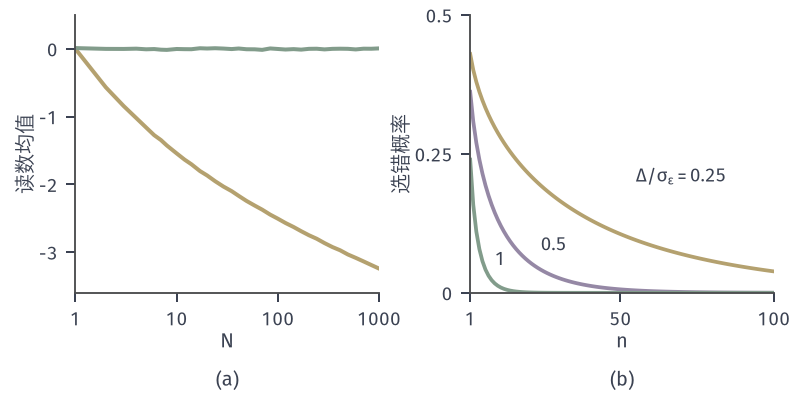

Write the Python code that produced this figure.
from pathlib import Path
import sys
ROOT = next(p for p in Path(__file__).resolve().parents if (p/'build.sh').is_file() and (p/'tex/book.tex').is_file())
sys.path.insert(0, str(ROOT/'figures/00-shared/mathematical-preliminaries-upper/00-shared/comprehension-figures'))
from support import figure, save, BLUE, GREEN, YELLOW, RED, PURPLE, INK, MUTED, GRID, BLUE_FILL, GREEN_FILL, YELLOW_FILL, RED_FILL, PURPLE_FILL
import numpy as np
HERE = Path(__file__).resolve().parent
STROKE = '#4C4D4F'
def panel(fig, left, right, top, bottom, wspace=.25):
    fig.set_layout_engine(None)
    fig.subplots_adjust(left=left, right=right, top=top, bottom=bottom, wspace=wspace)
def tags(fig, axes):
    for ax, s in zip(axes, ('(a)', '(b)', '(c)', '(d)')):
        p = ax.get_position(); fig.text((p.x0+p.x1)/2, .015, s, ha='center', va='bottom')
def rastrigin(X, Y): return 20+X**2+Y**2-10*np.cos(2*np.pi*X)-10*np.cos(2*np.pi*Y)
# (a) N 个真实代价都为 0、噪声 N(0,1) 的候选，最低读数的均值及复核读数的均值；(b) 差为 Delta 的两候选，各读 n 次后选错的概率
from math import erfc
rng=np.random.default_rng(9); Ns=np.unique(np.round(np.logspace(0,3,40)).astype(int)); m=[]; re=[]
for n in Ns:
    z=rng.standard_normal((20000,int(n))); m.append(z.min(1).mean()); re.append(rng.standard_normal(20000).mean())
fig,axes=figure(width_mm=112,height_mm=56,ncols=2); panel(fig,.095,.975,.96,.26,.3)
a=axes[0]; a.axhline(0,color=RED,lw=.0); a.plot(Ns,m,color=YELLOW,lw=1.6); a.plot(Ns,re,color=GREEN,lw=1.6); a.set_xscale('log'); a.set_xlim(1,1000); a.set_ylim(-3.6,.5); a.set_xticks([1,10,100,1000]); a.set_xticklabels(['1','10','100','1000']); a.minorticks_off(); a.set_yticks([-3,-2,-1,0]); a.set_xlabel('候选数 $N$'.replace('候选数 ',''),labelpad=1); a.set_ylabel('读数均值',labelpad=1)
b=axes[1]; n=np.arange(1,101)
for r,c in ((.25,YELLOW),(.5,PURPLE),(1,GREEN)):
    p=[.5*erfc(r*np.sqrt(k/2)/np.sqrt(2)) for k in n]; b.plot(n,p,color=c,lw=1.5); print(r,p[0],p[3],p[15],p[99])
b.set_xlim(1,100); b.set_ylim(0,.5); b.set_xticks([1,50,100]); b.set_yticks([0,.25,.5]); b.set_yticklabels(['0','0.25','0.5']); b.set_xlabel('$n$',labelpad=1); b.set_ylabel('选错概率',labelpad=1)
b.text(55,.2,r'$\Delta/\sigma_\varepsilon=0.25$',fontsize=7.5); b.text(24,.075,r'$0.5$',fontsize=7.5); b.text(9,.05,r'$1$',fontsize=7.5)
print(m[0],m[-1]); tags(fig,axes); save(fig,HERE,'figure',{'seed':9,'N':Ns.tolist(),'mean_min':m})
